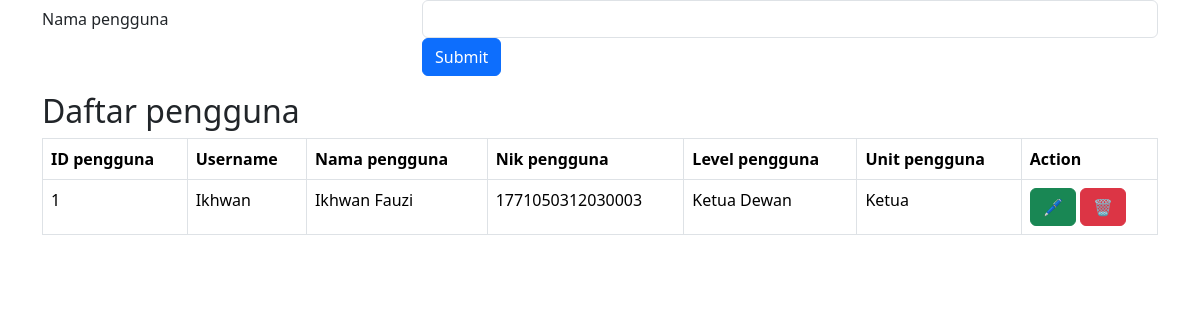
Screenshot of /formpengguna.php with the database file from the repository.
### tables this page shows
CREATE TABLE `pengguna` (
  `id_login` int(30) NOT NULL,
  `nik` varchar(20) NOT NULL,
  `username` varchar(100) NOT NULL,
  `nama_lengkap` varchar(100) NOT NULL,
  `password` varchar(60) NOT NULL,
  `no_pegawai` varchar(20) NOT NULL,
  `idlevel` int(2) DEFAULT NULL,
  `idunit` int(2) DEFAULT NULL,
  `Status` enum('Aktif','TidakAktif') DEFAULT NULL,
  `IdTingkat` int(11) DEFAULT NULL
);

CREATE TABLE `level` (
  `idlevel` int(2) NOT NULL,
  `namalevel` varchar(30) NOT NULL
);

CREATE TABLE `unit` (
  `idunit` int(2) NOT NULL,
  `namaunit` varchar(50) NOT NULL
);

### formpengguna.php (the view, shortened to what this page needs)
<!DOCTYPE html>
<html lang="en">
<head>
  <link href="https://cdn.jsdelivr.net/npm/bootstrap@5.3.2/dist/css/bootstrap.min.css" rel="stylesheet">
</head>
<body>
	<div class="container">
	<form method="post">
	  <div class="form-group row">
		<label for="namapengguna" class="col-4 col-form-label">Nama pengguna</label>
		<div class="col-8">
		  <input id="namapengguna" name="namapengguna" type="text" class="form-control">
		</div>
	  </div>
	  <div class="form-group row">
		<div class="offset-4 col-8">
		  <button name="submit" type="submit" class="btn btn-primary">Submit</button>
		</div>
	  </div>
	</form>
	<?php
		include('koneksi.db.php');
	?>
	</div>
	<div class="container mt-3">
  <h2>Daftar pengguna</h2>
  <table class="table table-bordered">
    <thead>
      <tr>
        <th>ID pengguna</th>
		<th>Username</th>
        <th>Nama pengguna</th>
		<th>Nik pengguna</th>
		<th>Level pengguna</th>
		<th>Unit pengguna</th>
        <th>Action</th>
      </tr>
    </thead>
    <tbody>
	<?php
		$sql='SELECT * FROM `pengguna`';
		$q=mysqli_query($koneksi,$sql);
		$r=mysqli_fetch_array($q);
		do {
	?>
      <tr>
        <td><?php echo $r['id_login'];?></td>
        <td><?php echo $r['username'];?></td>
		<td><?php echo $r['nama_lengkap'];?></td>
		<td><?php echo $r['nik'];?></td>
		<td><?php
			$sqllevel="SELECT * FROM `level` where idlevel = '".$r['idlevel']."'";
			$qlevel=mysqli_query($koneksi, $sqllevel);
			$rlevel=mysqli_fetch_array($qlevel);
			echo $rlevel['namalevel'];?></td>
		<td><?php
			$sqlunit="SELECT * FROM `unit` where idunit = '".$r['idunit']."'";
			$qunit=mysqli_query($koneksi, $sqlunit);
			$runit=mysqli_fetch_array($qunit);
			echo $runit['namaunit'];?></td>
        <td><a href="koreksipengguna.php?id_login=<?php echo $r['id_login'];?>" target="frmmain" class="btn btn-success" title="Koreksi">🖊️</a>
		<a href="hapuspengguna.php?id_login=<?php echo $r['id_login'];?>" target="frmmain" class="btn btn-danger" title="Hapus" onclick="return confirm('Apakah yakin ingin dihapus?')" >🗑️</a></td>
      </tr>
	  <?php
		} while ($r=mysqli_fetch_array($q));
	  ?>
    </tbody>
  </table>
</div>
</body>
</html>

### rows the page displays
pengguna: id_login "1", username "Ikhwan", nama_lengkap "Ikhwan Fauzi", nik "1771050312030003", idlevel.namalevel "Ketua Dewan", idunit.namaunit "Ketua"
